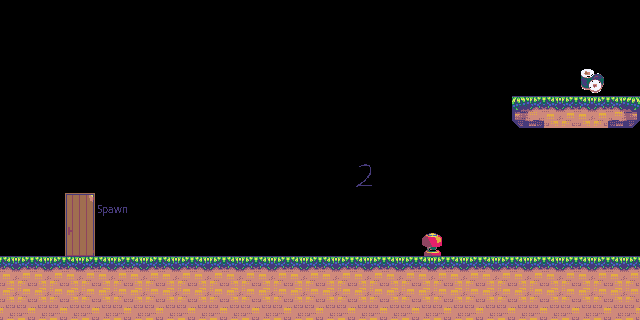

Tiled map render using the project's own tile images. Description and the whole map definition, tile-layer contents included, below:
An orthogonal 20x10 tile map with 32x32 px tiles, 1 tile layer (Tile Layer 1).

<map version="1.10" tiledversion="1.12.0" orientation="orthogonal" renderorder="right-down" width="20" height="10" tilewidth="32" tileheight="32" infinite="0" nextlayerid="2" nextobjectid="1">
 <editorsettings>
  <export target="room_C.json" format="json" />
 </editorsettings>
 <tileset firstgid="1" source="../images/tiles.tsx" />
 <layer id="1" name="Tile Layer 1" width="20" height="10">
  <data encoding="csv">
0,0,0,0,0,0,0,0,0,0,0,0,0,0,0,0,0,0,0,0,
0,0,0,0,0,0,0,0,0,0,0,0,0,0,0,0,0,0,0,0,
0,0,0,0,0,0,0,0,0,0,0,0,0,0,0,0,0,0,111,0,
0,0,0,0,0,0,0,0,0,0,0,0,0,0,0,0,34,36,37,39,
0,0,0,0,0,0,0,0,0,0,0,0,0,0,0,0,0,0,0,0,
0,0,0,0,0,0,0,0,0,0,0,116,0,0,0,0,0,0,0,0,
0,0,68,114,0,0,0,0,0,0,0,0,0,0,0,0,0,0,0,0,
0,0,76,0,0,0,0,0,0,0,0,0,0,118,0,0,0,0,0,0,
36,36,36,37,36,37,37,37,37,37,37,37,37,37,37,37,37,37,37,37,
44,45,45,45,45,45,45,45,45,45,45,45,45,45,45,45,45,45,45,45
</data>
 </layer>
</map>
